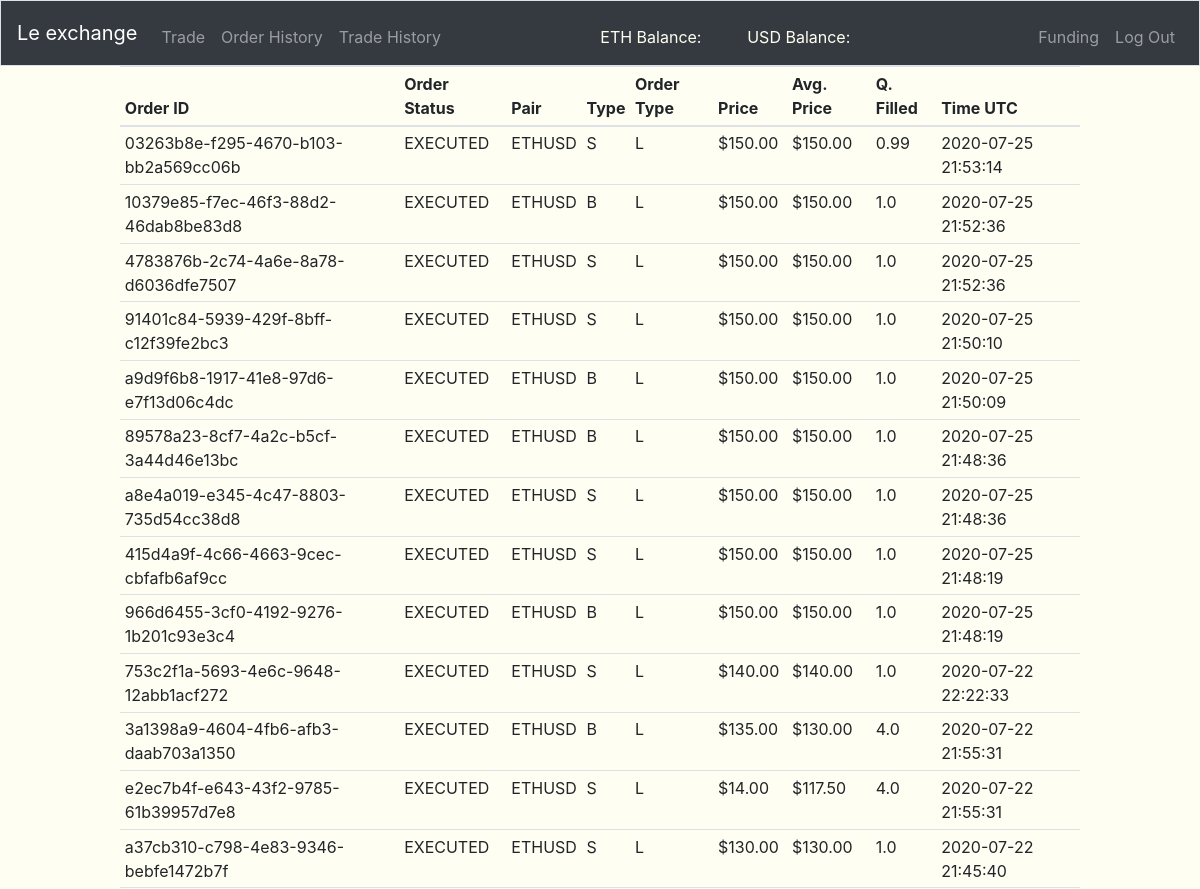
/order-history (signed in, upper part), run on an earlier commit of the app's database.
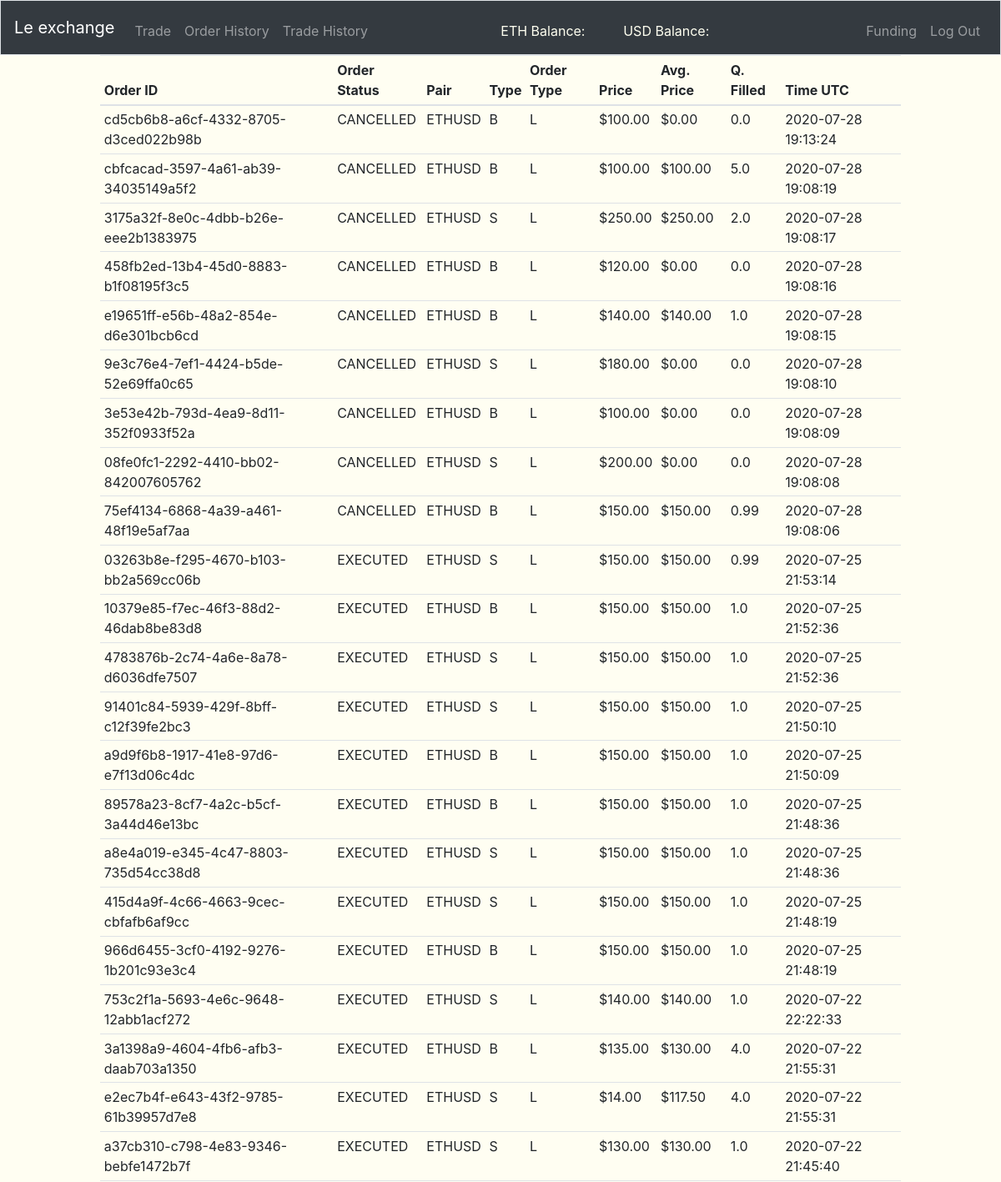
And on a later commit of the database.
### tables this page shows
CREATE TABLE "order_history" (
	"order_id"	VARCHAR(255) NOT NULL,
	"user_id"	INTEGER NOT NULL,
	"pair"	VARCHAR(255) NOT NULL,
	"type"	CHAR(1) NOT NULL,
	"ordertype"	CHAR(1) NOT NULL,
	"price"	REAL NOT NULL,
	"avg_price"	REAL NOT NULL,
	"quantity_filled"	REAL NOT NULL,
	"time"	INTEGER NOT NULL,
	"status"	TEXT NOT NULL,
	PRIMARY KEY("order_id")
);

### views.py (the view)
@app.route('/order-history', methods=["GET"])
@login_required
def order_history():
    order_history = db.execute(
        "SELECT * FROM order_history WHERE user_id = :id ORDER BY time DESC", id=session["user_id"])
    return render_template("history.html", order_history=order_history)

### app.py (called while the page is built)
@app.after_request
def after_request(response):
    response.headers["Cache-Control"] = "no-cache, no-store, must-revalidate"
    response.headers["Expires"] = 0
    response.headers["Pragma"] = "no-cache"
    return response

### helper.py (called while the page is built)
def login_required(f):
    @wraps(f)
    def decorated_function(*args, **kwargs):
        if session.get("user_id") is None:
            return redirect("/login"), 403
        return f(*args, **kwargs)
    return decorated_function

def usd(value):
    return f"${value:,.2f}"

def timeformater(time):
    return datetime.datetime.utcfromtimestamp(time)

### templates/history.html (shortened to what this page needs)
{% extends "layout.html" %}
{% block main %}
<table class="table table-hover table-sm" style="width: 80%; margin-left: auto; margin-right: auto;">
  <thead s>
    <tr>
      <th scope="col">Order ID</th>
      <th scope="col">Order Status</th>
      <th scope="col">Pair</th>
      <th scope="col">Type</th>
      <th scope="col">Order Type</th>
      <th scope="col">Price</th>
      <th scope="col">Avg. Price</th>
      <th scope="col">Q. Filled</th>
      <th scope="col">Time UTC</th>
    </tr>
  </thead>
  <tbody>
    {% for i in order_history %}
      <tr>
        <td>{{i.order_id}}</td>
        <td>{{i.status}}</td>
        <td>{{i.pair}}</td>
        <td>{{i.type}}</td>
        <td>{{i.ordertype}}</td>
        <td>{{i.price|usd}}</td>
        <td>{{i.avg_price|usd}}</td>
        <td>{{i.quantity_filled}}</td>
        <td>{{i.time|timeformater}}</td>
      </tr>
    {% endfor %}
  </tbody>
</table>
{% endblock %}

### templates/layout.html (shortened to what this page needs)
<!DOCTYPE html>
<html lang="en">
    <head>
      <link href="static/styles.css" rel="stylesheet">
      <link rel="stylesheet" href="https://stackpath.bootstrapcdn.com/bootstrap/4.4.1/css/bootstrap.min.css">
    </head>
    <body style="background-color: #fffef2;">
      <nav class="navbar navbar-expand-md navbar-dark bg-dark border">
        <a class="navbar-brand" href="/">Le exchange</a>
        <div class="collapse navbar-collapse" id="navbar">
            {% if session.user_id %}
                <ul class="navbar-nav mr-auto mt-2">
                    <li class="nav-item"><a class="nav-link" href="/trade">Trade</a></li>
                    <li class="nav-item"><a class="nav-link" href="/order-history">Order History</a></li>
                    <li class="nav-item"><a class="nav-link" href="/trade-history">Trade History</a></li>
                </ul>
                <ul class="navbar-nav mr-auto mt-2 container" style="width: 30%;">
                    <li class="nav-item col" style="color: ivory;">ETH Balance: </li><div style="color: fuchsia;" id="user_navbar_eth_balance"></div>
                    <li class="nav-item col" style="color: ivory;">USD Balance: </li><div style="color: greenyellow;" id="user_navbar_usd_balance"></div>
                </ul>
                <ul class="navbar-nav ml-auto mt-2">
                    <li class="nav-item"><a class="nav-link" href="/funding">Funding</a></li>
                    <li class="nav-item"><a class="nav-link" href="/logout">Log Out</a></li>
                </ul>
            {% else %}
                <ul class="navbar-nav ml-auto mt-2">
                    <li class="nav-item"><a class="nav-link" href="/register">Register</a></li>
                    <li class="nav-item"><a class="nav-link" href="/login">Log In</a></li>
                </ul>
            {% endif %}
        </div>
    </nav>
        {% block main %}{% endblock %}
      </body>
</html>

What changed in the data, as far as the page shows it:
added order_history: order_id "cd5cb6b8-a6cf-4332-8705-d3ced022b98b", status "CANCELLED", pair "ETHUSD", type "B", ordertype "L", price "$100.00", avg_price "$0.00", quantity_filled "0.0", time "2020-07-28 19:13:24"
added order_history: order_id "cbfcacad-3597-4a61-ab39-34035149a5f2", status "CANCELLED", pair "ETHUSD", type "B", ordertype "L", price "$100.00", avg_price "$100.00", quantity_filled "5.0", time "2020-07-28 19:08:19"
added order_history: order_id "3175a32f-8e0c-4dbb-b26e-eee2b1383975", status "CANCELLED", pair "ETHUSD", type "S", ordertype "L", price "$250.00", avg_price "$250.00", quantity_filled "2.0", time "2020-07-28 19:08:17"
added order_history: order_id "458fb2ed-13b4-45d0-8883-b1f08195f3c5", status "CANCELLED", pair "ETHUSD", type "B", ordertype "L", price "$120.00", avg_price "$0.00", quantity_filled "0.0", time "2020-07-28 19:08:16"
added order_history: order_id "e19651ff-e56b-48a2-854e-d6e301bcb6cd", status "CANCELLED", pair "ETHUSD", type "B", ordertype "L", price "$140.00", avg_price "$140.00", quantity_filled "1.0", time "2020-07-28 19:08:15"
added order_history: order_id "9e3c76e4-7ef1-4424-b5de-52e69ffa0c65", status "CANCELLED", pair "ETHUSD", type "S", ordertype "L", price "$180.00", avg_price "$0.00", quantity_filled "0.0", time "2020-07-28 19:08:10"
added order_history: order_id "3e53e42b-793d-4ea9-8d11-352f0933f52a", status "CANCELLED", pair "ETHUSD", type "B", ordertype "L", price "$100.00", avg_price "$0.00", quantity_filled "0.0", time "2020-07-28 19:08:09"
added order_history: order_id "08fe0fc1-2292-4410-bb02-842007605762", status "CANCELLED", pair "ETHUSD", type "S", ordertype "L", price "$200.00", avg_price "$0.00", quantity_filled "0.0", time "2020-07-28 19:08:08"
added order_history: order_id "75ef4134-6868-4a39-a461-48f19e5af7aa", status "CANCELLED", pair "ETHUSD", type "B", ordertype "L", price "$150.00", avg_price "$150.00", quantity_filled "0.99", time "2020-07-28 19:08:06"
